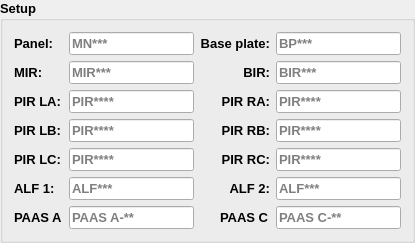
                   <widget class="QGroupBox" name="setup_box">
                    <property name="palette">
                     <palette>
                      <active/>
                      <inactive/>
                      <disabled/>
                     </palette>
                    </property>
                    <property name="font">
                     <font>
                      <family>Arial</family>
                      <pointsize>10</pointsize>
                      <weight>75</weight>
                      <bold>true</bold>
                     </font>
                    </property>
                    <property name="title">
                     <string>Setup</string>
                    </property>
                    <layout class="QGridLayout" name="gridLayout_2">
                     <item row="4" column="1">
                      <widget class="QLineEdit" name="pirInputLB">
                       <property name="palette">
                        <palette>
                         <active/>
                         <inactive/>
                         <disabled/>
                        </palette>
                       </property>
                       <property name="text">
                        <string/>
                       </property>
                       <property name="maxLength">
                        <number>7</number>
                       </property>
                       <property name="placeholderText">
                        <string>PIR****</string>
                       </property>
                      </widget>
                     </item>
                     <item row="5" column="2">
                      <widget class="QLabel" name="label_140">
                       <property name="palette">
                        <palette>
                         <active/>
                         <inactive/>
                         <disabled/>
                        </palette>
                       </property>
                       <property name="text">
                        <string>PIR RC:</string>
                       </property>
                       <property name="alignment">
                        <set>Qt::AlignRight|Qt::AlignTrailing|Qt::AlignVCenter</set>
                       </property>
                      </widget>
                     </item>
                     <item row="3" column="0">
                      <widget class="QLabel" name="label_17">
                       <property name="palette">
                        <palette>
                         <active/>
                         <inactive/>
                         <disabled/>
                        </palette>
                       </property>
                       <property name="text">
                        <string>PIR LA:</string>
                       </property>
                      </widget>
                     </item>
                     <item row="2" column="1">
                      <widget class="QLineEdit" name="mirInput">
                       <property name="palette">
                        <palette>
                         <active/>
                         <inactive/>
                         <disabled/>
                        </palette>
                       </property>
                       <property name="text">
                        <string/>
                       </property>
                       <property name="maxLength">
                        <number>6</number>
                       </property>
                       <property name="placeholderText">
                        <string>MIR***</string>
                       </property>
                      </widget>
                     </item>
                     <item row="5" column="1">
                      <widget class="QLineEdit" name="pirInputLC">
                       <property name="palette">
                        <palette>
                         <active/>
                         <inactive/>
                         <disabled/>
                        </palette>
                       </property>
                       <property name="text">
                        <string/>
                       </property>
                       <property name="maxLength">
                        <number>7</number>
                       </property>
                       <property name="placeholderText">
                        <string>PIR****</string>
                       </property>
                      </widget>
                     </item>
                     <item row="4" column="0">
                      <widget class="QLabel" name="label_138">
                       <property name="palette">
                        <palette>
                         <active/>
                         <inactive/>
                         <disabled/>
                        </palette>
                       </property>
                       <property name="text">
                        <string>PIR LB:</string>
                       </property>
                      </widget>
                     </item>
                     <item row="6" column="0">
                      <widget class="QLabel" name="label_128">
                       <property name="palette">
                        <palette>
                         <active/>
                         <inactive/>
                         <disabled/>
                        </palette>
                       </property>
                       <property name="text">
                        <string>ALF 1:</string>
                       </property>
                      </widget>
                     </item>
                     <item row="3" column="1">
                      <widget class="QLineEdit" name="pirInputLA">
                       <property name="palette">
                        <palette>
                         <active/>
                         <inactive/>
                         <disabled/>
                        </palette>
                       </property>
                       <property name="text">
                        <string/>
                       </property>
                       <property name="maxLength">
                        <number>7</number>
                       </property>
                       <property name="placeholderText">
                        <string>PIR****</string>
                       </property>
                      </widget>
                     </item>
                     <item row="1" column="0">
                      <widget class="QLabel" name="label_9">
                       <property name="palette">
                        <palette>
                         <active/>
                         <inactive/>
                         <disabled/>
                        </palette>
                       </property>
                       <property name="text">
                        <string>Panel:</string>
                       </property>
                      </widget>
                     </item>
                     <item row="5" column="3">
                      <widget class="QLineEdit" name="pirInputRC">
                       <property name="palette">
                        <palette>
                         <active/>
                         <inactive/>
                         <disabled/>
                        </palette>
                       </property>
                       <property name="text">
                        <string/>
                       </property>
                       <property name="maxLength">
                        <number>7</number>
                       </property>
                       <property name="placeholderText">
                        <string>PIR****</string>
                       </property>
                      </widget>
                     </item>
                     <item row="6" column="1">
                      <widget class="QLineEdit" name="alfInput">
                       <property name="palette">
                        <palette>
                         <active/>
                         <inactive/>
                         <disabled/>
                        </palette>
                       </property>
                       <property name="text">
                        <string/>
                       </property>
                       <property name="maxLength">
                        <number>6</number>
                       </property>
                       <property name="placeholderText">
                        <string>ALF***</string>
                       </property>
                      </widget>
                     </item>
                     <item row="3" column="2">
                      <widget class="QLabel" name="label_26">
                       <property name="palette">
                        <palette>
                         <active/>
                         <inactive/>
                         <disabled/>
                        </palette>
                       </property>
                       <property name="text">
                        <string>PIR RA:</string>
                       </property>
                       <property name="alignment">
                        <set>Qt::AlignRight|Qt::AlignTrailing|Qt::AlignVCenter</set>
                       </property>
                      </widget>
                     </item>
                     <item row="6" column="2">
                      <widget class="QLabel" name="label_133">
                       <property name="palette">
                        <palette>
                         <active/>
                         <inactive/>
                         <disabled/>
                        </palette>
                       </property>
                       <property name="text">
                        <string>ALF 2:</string>
                       </property>
                       <property name="alignment">
                        <set>Qt::AlignRight|Qt::AlignTrailing|Qt::AlignVCenter</set>
                       </property>
                      </widget>
                     </item>
                     <item row="1" column="2">
                      <widget class="QLabel" name="label_14">
                       <property name="palette">
                        <palette>
                         <active/>
                         <inactive/>
                         <disabled/>
                        </palette>
                       </property>
                       <property name="text">
                        <string>Base plate:</string>
                       </property>
                       <property name="alignment">
                        <set>Qt::AlignRight|Qt::AlignTrailing|Qt::AlignVCenter</set>
                       </property>
                      </widget>
                     </item>
                     <item row="2" column="3">
                      <widget class="QLineEdit" name="birInput">
                       <property name="palette">
                        <palette>
                         <active/>
                         <inactive/>
                         <disabled/>
                        </palette>
                       </property>
                       <property name="text">
                        <string/>
                       </property>
                       <property name="maxLength">
                        <number>6</number>
                       </property>
                       <property name="placeholderText">
                        <string>BIR***</string>
                       </property>
                      </widget>
                     </item>
                     <item row="6" column="3">
                      <widget class="QLineEdit" name="alfInput_2">
                       <property name="palette">
                        <palette>
                         <active/>
                         <inactive/>
                         <disabled/>
                        </palette>
                       </property>
                       <property name="text">
                        <string/>
                       </property>
                       <property name="maxLength">
                        <number>6</number>
                       </property>
                       <property name="placeholderText">
                        <string>ALF***</string>
                       </property>
                      </widget>
                     </item>
                     <item row="2" column="0">
                      <widget class="QLabel" name="label_18">
                       <property name="palette">
                        <palette>
                         <active/>
                         <inactive/>
                         <disabled/>
                        </palette>
                       </property>
                       <property name="text">
                        <string>MIR:</string>
                       </property>
                      </widget>
                     </item>
                     <item row="5" column="0">
                      <widget class="QLabel" name="label_139">
                       <property name="palette">
                        <palette>
                         <active/>
                         <inactive/>
                         <disabled/>
                        </palette>
                       </property>
                       <property name="text">
                        <string>PIR LC:</string>
                       </property>
                      </widget>
                     </item>
                     <item row="2" column="2">
                      <widget class="QLabel" name="label_13">
                       <property name="palette">
                        <palette>
                         <active/>
                         <inactive/>
                         <disabled/>
                        </palette>
                       </property>
                       <property name="text">
                        <string>BIR:</string>
                       </property>
                       <property name="alignment">
                        <set>Qt::AlignRight|Qt::AlignTrailing|Qt::AlignVCenter</set>
                       </property>
                      </widget>
                     </item>
                     <item row="1" column="3">
                      <widget class="QLineEdit" name="baseInput1">
                       <property name="palette">
                        <palette>
                         <active/>
                         <inactive/>
                         <disabled/>
                        </palette>
                       </property>
                       <property name="text">
                        <string/>
                       </property>
                       <property name="maxLength">
                        <number>5</number>
                       </property>
                       <property name="placeholderText">
                        <string>BP***</string>
                       </property>
                      </widget>
                     </item>
                     <item row="4" column="3">
                      <widget class="QLineEdit" name="pirInputRB">
                       <property name="palette">
                        <palette>
                         <active/>
                         <inactive/>
                         <disabled/>
                        </palette>
                       </property>
                       <property name="text">
                        <string/>
                       </property>
                       <property name="maxLength">
                        <number>7</number>
                       </property>
                       <property name="placeholderText">
                        <string>PIR****</string>
                       </property>
                      </widget>
                     </item>
                     <item row="1" column="1">
                      <widget class="QLineEdit" name="panelInput1">
                       <property name="palette">
                        <palette>
                         <active/>
                         <inactive/>
                         <disabled/>
                        </palette>
                       </property>
                       <property name="text">
                        <string/>
                       </property>
                       <property name="maxLength">
                        <number>5</number>
                       </property>
                       <property name="placeholderText">
                        <string>MN***</string>
                       </property>
                      </widget>
                     </item>
                     <item row="4" column="2">
                      <widget class="QLabel" name="label_141">
                       <property name="palette">
                        <palette>
                         <active/>
                         <inactive/>
                         <disabled/>
                        </palette>
                       </property>
                       <property name="text">
                        <string>PIR RB:</string>
                       </property>
                       <property name="alignment">
                        <set>Qt::AlignRight|Qt::AlignTrailing|Qt::AlignVCenter</set>
                       </property>
                      </widget>
                     </item>
                     <item row="3" column="3">
                      <widget class="QLineEdit" name="pirInputRA">
                       <property name="palette">
                        <palette>
                         <active/>
                         <inactive/>
                         <disabled/>
                        </palette>
                       </property>
                       <property name="text">
                        <string/>
                       </property>
                       <property name="maxLength">
                        <number>7</number>
                       </property>
                       <property name="placeholderText">
                        <string>PIR****</string>
                       </property>
                      </widget>
                     </item>
                     <item row="7" column="0">
                      <widget class="QLabel" name="label_20">
                       <property name="text">
                        <string>PAAS A</string>
                       </property>
                      </widget>
                     </item>
                     <item row="7" column="2" alignment="Qt::AlignRight">
                      <widget class="QLabel" name="label_21">
                       <property name="text">
                        <string>PAAS C</string>
                       </property>
                      </widget>
                     </item>
                     <item row="7" column="1">
                      <widget class="QLineEdit" name="paasAInput">
                       <property name="maxLength">
                        <number>9</number>
                       </property>
                       <property name="placeholderText">
                        <string>PAAS A-**</string>
                       </property>
                      </widget>
                     </item>
                     <item row="7" column="3">
                      <widget class="QLineEdit" name="paasCInput">
                       <property name="maxLength">
                        <number>9</number>
                       </property>
                       <property name="placeholderText">
                        <string>PAAS C-**</string>
                       </property>
                      </widget>
                     </item>
                    </layout>
                   </widget>
